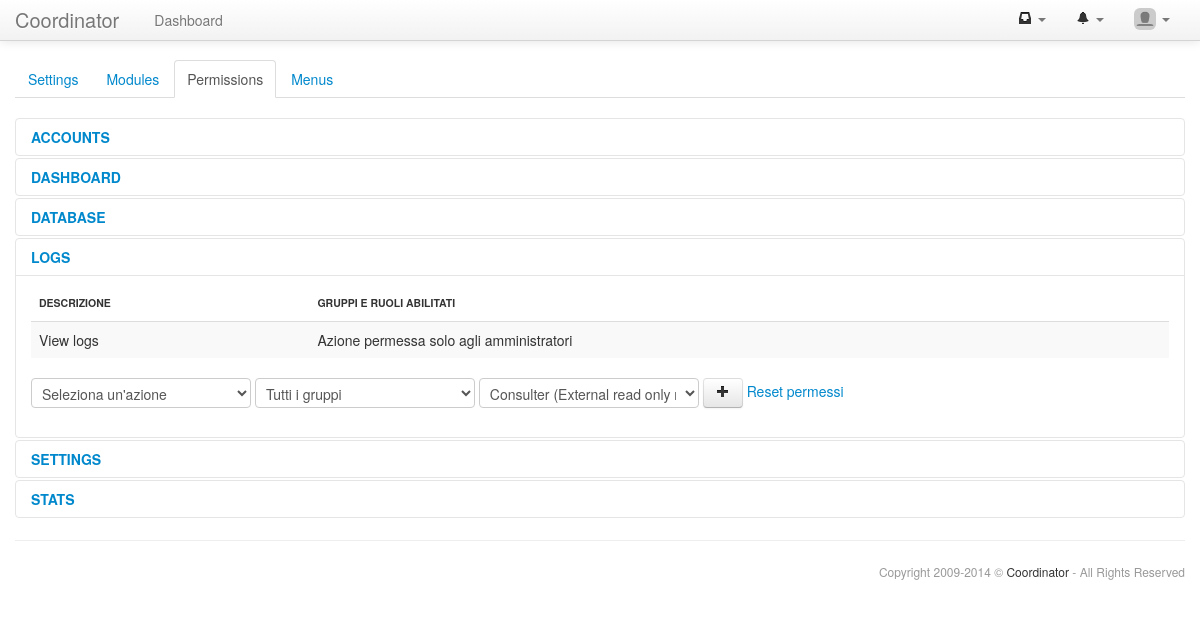
Before: /settings/permissions_edit.php?module=logs (signed in) with the older database file.
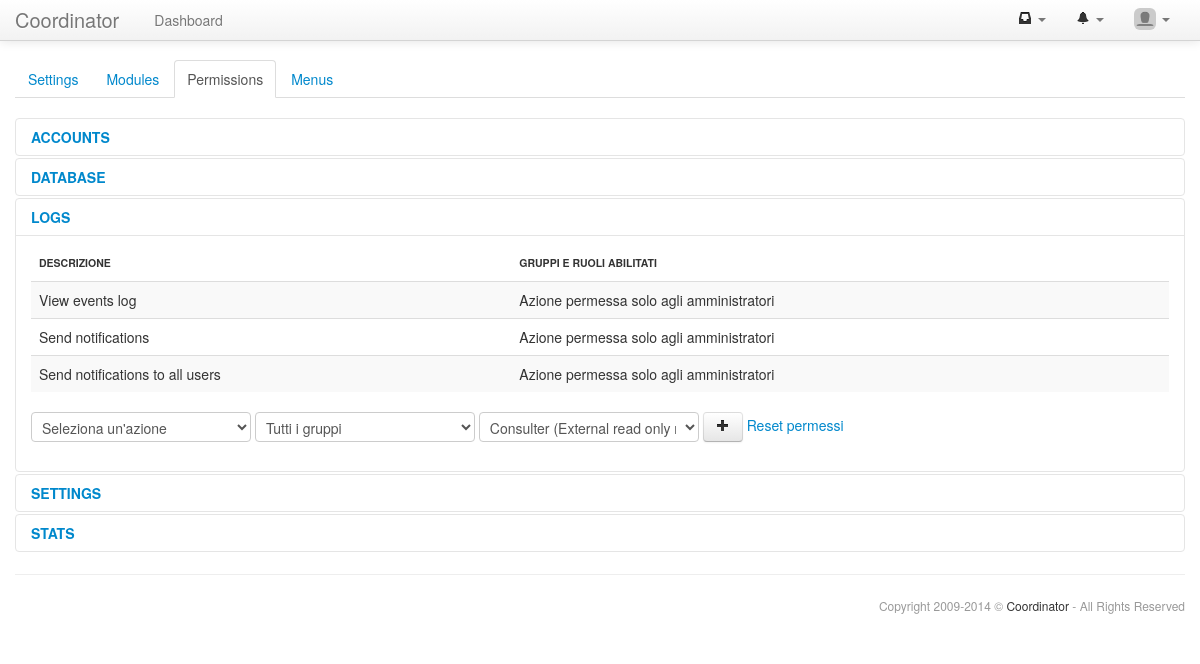
After: the same page with the newer database file.
### tables this page shows
CREATE TABLE IF NOT EXISTS `settings_permissions` (
  `id` int(11) unsigned NOT NULL AUTO_INCREMENT,
  `module` varchar(25) NOT NULL,
  `action` varchar(255) NOT NULL,
  `description` varchar(255) DEFAULT NULL,
  `locked` tinyint(1) unsigned NOT NULL DEFAULT '0',
  PRIMARY KEY (`id`),
  KEY `module` (`module`)
);

### core/api.inc.php (called while the page is built, shortened)
<?php
include("html.class.php");
include("structure.class.php");
include("db.class.php");
function api_baseName(){
 $path_parts=pathinfo($_SERVER['PHP_SELF']);
 return $path_parts['basename'];
}
?>

### core/db.class.php (called while the page is built, shortened)
<?php
class DB{
 var $connector;
 function DB($host,$user,$pass,$name){
  $this->connector=mysql_connect($host,$user,$pass,TRUE) or die('Server connection not possible.');
 }
 function clearQuery($query){
  if(stripos($query,"select")!==FALSE){return $query;}
  $search=array("``","''",'""');
  $query=str_replace($search,"DEFAULT",$query);
  return $query;
 }
 function query($query,$debug=-1){
  $query=$this->clearQuery($query);
  $this->lastResult=mysql_query($query,$this->connector) or $this->debugAndDie($query);
  return $this->lastResult;
 }
 function fetchNextObject($result=NULL){
  if($result==NULL || mysql_num_rows($result)<1){
   return NULL;
  }else{
   return mysql_fetch_object($result);
  }
 }
}
?>

### settings/permissions_edit.php (the view, shortened to what the changed rows need)
<?php
include("template.inc.php");
function content(){
 $g_module=$_GET['module'];
 $modules_array=array();
 $modules=$GLOBALS['db']->query("SELECT DISTINCT module FROM settings_permissions ORDER BY module ASC");
 while($module=$GLOBALS['db']->fetchNextObject($modules)){$modules_array[]=$module;}
 $groups_array=array((object)array("id"=>"0","name"=>"Tutti i gruppi","description"=>""));
 $groups=$GLOBALS['db']->query("SELECT * FROM accounts_groups ORDER BY idGroup,name ASC");
 while($group=$GLOBALS['db']->fetchNextObject($groups)){$groups_array[]=$group;}
 $grouproles_array=array();
 $grouproles=$GLOBALS['db']->query("SELECT * FROM accounts_grouproles ORDER BY id ASC");
 while($grouprole=$GLOBALS['db']->fetchNextObject($grouproles)){$grouproles_array[]=$grouprole;}
 echo "<div class='accordion' id='accordion'>";
 foreach($modules_array as $module){
  echo "<div class='accordion-group'>\n";
  echo "<div class='accordion-heading'>\n";
  echo "<a class='accordion-toggle' data-toggle='collapse' data-parent='#accordion' href='#collapse_".$module->module."'>\n";
  echo "<b>".strtoupper($module->module)."</b>\n";
  echo "</a>\n</div>\n";
  echo "<div id='collapse_".$module->module."' class='accordion-body collapse";
  if($g_module==$module->module){echo " in";}echo "'>\n";
  echo "<div class='accordion-inner'>\n";
  echo "<table class='table table-striped table-hover'>\n";
  echo "<thead>\n<tr>\n<th>Descrizione</th>\n";
  echo "<th>Gruppi e ruoli abilitati</th>\n";
  echo "</tr>\n</thead>\n<tbody>\n";
  $permission_unlocked_count=0;
  $permissions_array=array();
  $permissions=$GLOBALS['db']->query("SELECT * FROM settings_permissions WHERE module='".$module->module."' ORDER BY id ASC");
  while($permission=$GLOBALS['db']->fetchNextObject($permissions)){$permissions_array[]=$permission;}
  foreach($permissions_array as $permission){
   $enabled=FALSE;
   if(!$permission->locked || $_SESSION['account']->id==1){$permission_unlocked_count++;}
   echo "<tr>\n<td>";
   echo $permission->description."</td>\n<td>\n";
   if(!$enabled){echo "Azione permessa solo agli amministratori";}
   echo "</td>\n</tr>\n";
  }
  echo "</tbody>\n</table>\n";
  if($permission_unlocked_count){
?>
<form class="form-horizontal" action="submit.php?act=permissions_add" method="post">
 <select name="idPermission">
  <option value="0">Seleziona un'azione</option>
 </select>
 <select name="idGroup">
<?php
 foreach($groups_array as $group){
  $group_name=$group->name;
  echo "<option value='".$group->id."'> ".$group_name;
  echo "</option>\n";
 }
?>
 </select>
 <select name="idGrouprole">
<?php
 foreach($grouproles_array as $grouprole){
  echo "<option value='".$grouprole->id."'> ".$grouprole->name;
  if($grouprole->description){echo " (".$grouprole->description.")";}
  echo "</option>\n";
 }
?>
 </select>
 <button type="submit" class="btn"><i class="icon-plus"></i></button>
 <a href='<?php echo "submit.php?act=permissions_reset&module=".$module->module;?>' onclick="return confirm('Sei sicuro di voler resettare i permessi di questo modulo?');">Reset permessi</a>
</form>
<?php
  }
  echo "</div>\n</div>\n</div>\n";
 }
}
?>

### core/structure.class.php (shortened to what the changed rows need)
<?php
class str_navigation{
 private $current_tab;
 protected $class;
 protected $nt_array;
 public function __construct($search=FALSE,$get=NULL,$class=NULL){
  $this->class=$class;
  $this->current_tab=-1;
  $this->nt_array=array();
  return TRUE;
 }
 function addTab($label,$url=NULL,$get=NULL,$class=NULL,$enabled=TRUE,$target="_self",$confirm=NULL){
  $nt=new stdClass();
  $nt->typology="tab";
  $nt->label=$label;
  $nt->url=$url;
  $nt->get=$get;
  $nt->class=$class;
  $nt->enabled=$enabled;
  $nt->target=$target;
  $nt->confirm=$confirm;
  $this->current_tab++;
  $this->nt_array[$this->current_tab]=$nt;
  return TRUE;
 }
  function render(){
  echo "<ul class='nav nav-tabs ".$this->class."'>\n";
  if(is_array($this->nt_array)){
   foreach($this->nt_array as $nt){
    if(is_array($nt->dropdown)){
     $dropdown=TRUE;
     $nt->label.=" <b class='caret'></b>";
    }else{$dropdown=FALSE;}
    $active=FALSE;
    echo " <li";
    if(substr($nt->url,0,(strpos($nt->url,"?")>0)?strpos($nt->url,"?"):strlen($nt->url))==api_baseName()){
     $active=TRUE;
    }
    echo " class='";
    if($active){echo "active ";}
    if($dropdown){echo "dropdown ";}
    if(!$nt->enabled){echo "disabled ";}
    echo $nt->class."'>";
    if($dropdown){echo "<a class='dropdown-toggle' data-toggle='dropdown' href='#'";}
     elseif($active || !$nt->enabled){echo "<a href='#'";}
     else{echo "<a href='".$nt->url.$nt->get."' target='".$nt->target."'";}
    if(strlen($nt->confirm)){echo " onClick=\"return confirm('".$nt->confirm."')\"";}
    echo ">".$nt->label."</a>";
    echo "</li>\n";
   }
  }
  echo "</ul>\n\n";
  return TRUE;
 }
}
?>

Changed rows visible on the page:
changed settings_permissions: description "View logs" → "View events log"
now on this page (row edited): settings_permissions: description "Send notifications"
now on this page (row edited): settings_permissions: description "Send notifications to all users"
Other visible differences:
list line gone: "DASHBOARD"
